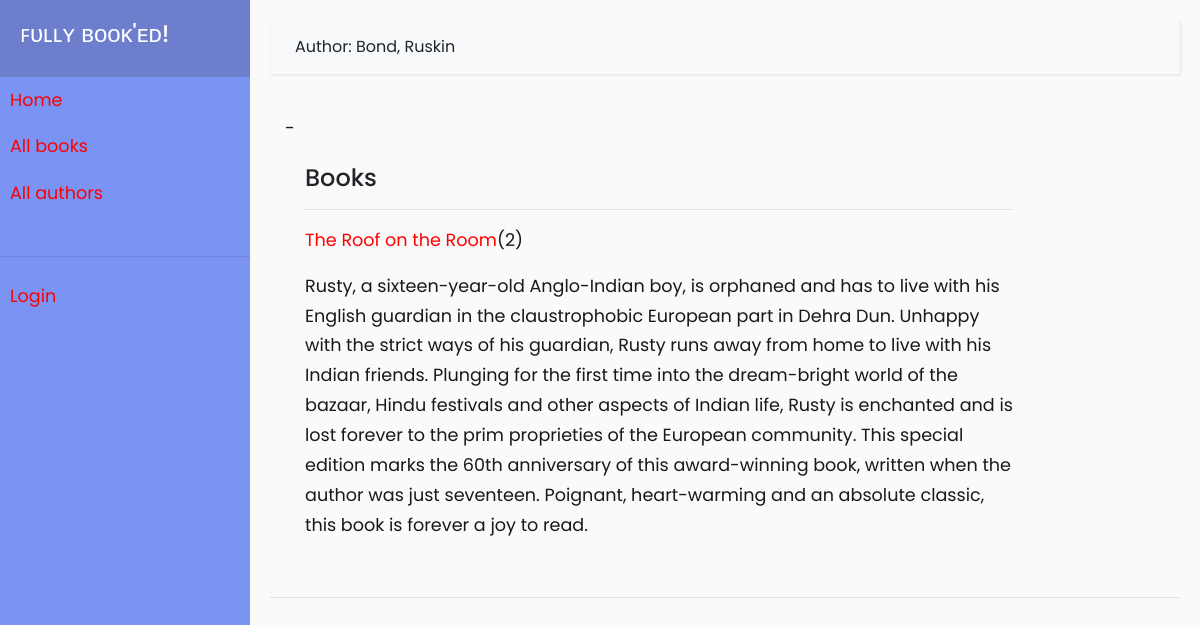
/catalog/author/2, run on the app's committed database.
### catalog/models.py (models this page shows, shortened)
class Author(models.Model):
    first_name = models.CharField(max_length = 100)
    last_name = models.CharField(max_length = 100)
    date_of_birth = models.DateField(null = True, blank = True)
    date_of_death = models.DateField('died', null = True, blank = True)
    class Meta:
        ordering = ['last_name', 'first_name']
    def __str__(self):
        return f'{self.last_name}, {self.first_name}'

class Book(models.Model):
    title = models.CharField(max_length = 100)
    author = models.ForeignKey('Author', on_delete = models.SET_NULL, null = True)
    summary = models.TextField(max_length = 1000, help_text = "Enter description of book")
    isbn = models.CharField('ISBN', max_length = 13, unique = True, help_text = '10 or 13 digit Number')
    genre = models.ManyToManyField(Genre, help_text = 'Select genre of book')
    language = models.ForeignKey('Language', on_delete = models.SET_NULL, null = True)
    def __str__(self):
        return self.title
    def display_genre(self):
        return ', '.join(genre.name for genre in self.genre.all()[:3])
    display_genre.short_description = "Genre"

### catalog/views.py (the view)
# urls.py: path('author/<int:pk>', views.AuthorDetailView.as_view(), name = 'author-detail'),
class AuthorDetailView(generic.DetailView):
    model = Author

### catalog/templates/catalog/author_detail.html (shortened to what this page needs)
{% extends "base_generic.html" %}
{% block heading %}
<span>Author: {{ author}}</span>
{% endblock %}
{% block content %}
  <p>{% if author.date_of_birth %}{{author.date_of_birth }}{% endif %} - {% if author.date_of_death %}{{author.date_of_death}}{% endif %}</p>
  <div style="margin-left:20px;margin-top:20px">
    <h4>Books</h4>
    {% if author.book_set.all %}
    {% for book in author.book_set.all %}
      <hr>
      <p><a href="{% url 'book-detail' book.pk %}">{{ book }}</a>({{book.bookinstance_set.all.count}})</p>
      <p>{{ book.summary}}</p>
      {% endfor %}
      {% else %}
      <hr>
      <p>Currently, there is no book available by this author.</p>
      {% endif %}
  </div>
{% endblock %}

### catalog/static/css/style.css (style rules this page uses)
body { font-family: 'Poppins', sans-serif; background: #fafafa; }
p { font-family: 'Poppins', sans-serif; font-size: 1.1em; line-height: 1.7em; color: rgb(26, 24, 24); }
a:link { color:red; }

### data on the page
Author: last_name+first_name "Bond, Ruskin"
Book: title "The Roof on the Room", bookinstance_set.all.count "2", summary "Rusty, a sixteen-year-old Anglo-Indian boy, is orphaned and has to live with his English guardian in the claustrophobic European part in Dehra Dun. Unhappy with the strict ways of his guardian, Rusty runs away from home to live with his Indian friends. Plunging for the first time into the dream-bright world of the bazaar, Hindu festivals and other aspects of Indian life, Rusty is enchanted and is lost forever to the prim proprieties of the European community. This special edition marks the 60th anniversary of this award-winning book, written when the author was just seventeen. Poignant, heart-warming and an absolute classic, this book is forever a joy to read."
